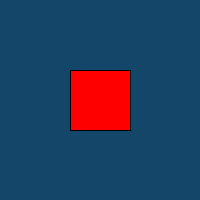
Frame 1 (no input)
Frame 60 (the mouse pressed at the canvas centre just before this capture): identical to frame 1, image omitted
Frame 120 (the mouse held since frame 60 and released just before this capture): identical to frame 1, image omitted

The Processing sketch that drew this single still picture (run headless with seeded random() and noise(); from frame 60 on, the mouse is pressed at the canvas centre):

// Processing sketch: lab05_Exercise_5_3
// ── lab05_Exercise_5_3.pde
void setup()
{
  size(200,200);
  background(20,70,105);
}

void draw()
{
   drawRedSquare(60);
}

void drawRedSquare(int length)
{
  fill(255,0,0);
  rect(70,70,length, length);
}
